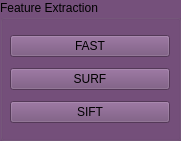
      <widget class="QGroupBox" name="FeatureExtraction">
       <property name="geometry">
        <rect>
         <x>40</x>
         <y>160</y>
         <width>181</width>
         <height>141</height>
        </rect>
       </property>
       <property name="palette">
        <palette>
         <active>
          <colorrole role="WindowText">
           <brush brushstyle="SolidPattern">
            <color alpha="255">
             <red>0</red>
             <green>0</green>
             <blue>0</blue>
            </color>
           </brush>
          </colorrole>
          <colorrole role="Button">
           <brush brushstyle="SolidPattern">
            <color alpha="255">
             <red>117</red>
             <green>80</green>
             <blue>123</blue>
            </color>
           </brush>
          </colorrole>
          <colorrole role="Light">
           <brush brushstyle="SolidPattern">
            <color alpha="255">
             <red>176</red>
             <green>120</green>
             <blue>185</blue>
            </color>
           </brush>
          </colorrole>
          <colorrole role="Midlight">
           <brush brushstyle="SolidPattern">
            <color alpha="255">
             <red>146</red>
             <green>100</green>
             <blue>154</blue>
            </color>
           </brush>
          </colorrole>
          <colorrole role="Dark">
           <brush brushstyle="SolidPattern">
            <color alpha="255">
             <red>58</red>
             <green>40</green>
             <blue>61</blue>
            </color>
           </brush>
          </colorrole>
          <colorrole role="Mid">
           <brush brushstyle="SolidPattern">
            <color alpha="255">
             <red>78</red>
             <green>53</green>
             <blue>82</blue>
            </color>
           </brush>
          </colorrole>
          <colorrole role="Text">
           <brush brushstyle="SolidPattern">
            <color alpha="255">
             <red>0</red>
             <green>0</green>
             <blue>0</blue>
            </color>
           </brush>
          </colorrole>
          <colorrole role="BrightText">
           <brush brushstyle="SolidPattern">
            <color alpha="255">
             <red>0</red>
             <green>0</green>
             <blue>0</blue>
            </color>
           </brush>
          </colorrole>
          <colorrole role="ButtonText">
           <brush brushstyle="SolidPattern">
            <color alpha="255">
             <red>0</red>
             <green>0</green>
             <blue>0</blue>
            </color>
           </brush>
          </colorrole>
          <colorrole role="Base">
           <brush brushstyle="SolidPattern">
            <color alpha="255">
             <red>173</red>
             <green>127</green>
             <blue>168</blue>
            </color>
           </brush>
          </colorrole>
          <colorrole role="Window">
           <brush brushstyle="SolidPattern">
            <color alpha="255">
             <red>117</red>
             <green>80</green>
             <blue>123</blue>
            </color>
           </brush>
          </colorrole>
          <colorrole role="Shadow">
           <brush brushstyle="SolidPattern">
            <color alpha="255">
             <red>0</red>
             <green>0</green>
             <blue>0</blue>
            </color>
           </brush>
          </colorrole>
          <colorrole role="AlternateBase">
           <brush brushstyle="SolidPattern">
            <color alpha="255">
             <red>58</red>
             <green>40</green>
             <blue>61</blue>
            </color>
           </brush>
          </colorrole>
          <colorrole role="ToolTipBase">
           <brush brushstyle="SolidPattern">
            <color alpha="255">
             <red>255</red>
             <green>255</green>
             <blue>220</blue>
            </color>
           </brush>
          </colorrole>
          <colorrole role="ToolTipText">
           <brush brushstyle="SolidPattern">
            <color alpha="255">
             <red>0</red>
             <green>0</green>
             <blue>0</blue>
            </color>
           </brush>
          </colorrole>
         </active>
         <inactive>
          <colorrole role="WindowText">
           <brush brushstyle="SolidPattern">
            <color alpha="255">
             <red>0</red>
             <green>0</green>
             <blue>0</blue>
            </color>
           </brush>
          </colorrole>
          <colorrole role="Button">
           <brush brushstyle="SolidPattern">
            <color alpha="255">
             <red>117</red>
             <green>80</green>
             <blue>123</blue>
            </color>
           </brush>
          </colorrole>
          <colorrole role="Light">
           <brush brushstyle="SolidPattern">
            <color alpha="255">
             <red>176</red>
             <green>120</green>
             <blue>185</blue>
            </color>
           </brush>
          </colorrole>
          <colorrole role="Midlight">
           <brush brushstyle="SolidPattern">
            <color alpha="255">
             <red>146</red>
             <green>100</green>
             <blue>154</blue>
            </color>
           </brush>
          </colorrole>
          <colorrole role="Dark">
           <brush brushstyle="SolidPattern">
            <color alpha="255">
             <red>58</red>
             <green>40</green>
             <blue>61</blue>
            </color>
           </brush>
          </colorrole>
          <colorrole role="Mid">
           <brush brushstyle="SolidPattern">
            <color alpha="255">
             <red>78</red>
             <green>53</green>
             <blue>82</blue>
            </color>
           </brush>
          </colorrole>
          <colorrole role="Text">
           <brush brushstyle="SolidPattern">
            <color alpha="255">
             <red>0</red>
             <green>0</green>
             <blue>0</blue>
            </color>
           </brush>
          </colorrole>
          <colorrole role="BrightText">
           <brush brushstyle="SolidPattern">
            <color alpha="255">
             <red>0</red>
             <green>0</green>
             <blue>0</blue>
            </color>
           </brush>
          </colorrole>
          <colorrole role="ButtonText">
           <brush brushstyle="SolidPattern">
            <color alpha="255">
             <red>0</red>
             <green>0</green>
             <blue>0</blue>
            </color>
           </brush>
          </colorrole>
          <colorrole role="Base">
           <brush brushstyle="SolidPattern">
            <color alpha="255">
             <red>173</red>
             <green>127</green>
             <blue>168</blue>
            </color>
           </brush>
          </colorrole>
          <colorrole role="Window">
           <brush brushstyle="SolidPattern">
            <color alpha="255">
             <red>117</red>
             <green>80</green>
             <blue>123</blue>
            </color>
           </brush>
          </colorrole>
          <colorrole role="Shadow">
           <brush brushstyle="SolidPattern">
            <color alpha="255">
             <red>0</red>
             <green>0</green>
             <blue>0</blue>
            </color>
           </brush>
          </colorrole>
          <colorrole role="AlternateBase">
           <brush brushstyle="SolidPattern">
            <color alpha="255">
             <red>58</red>
             <green>40</green>
             <blue>61</blue>
            </color>
           </brush>
          </colorrole>
          <colorrole role="ToolTipBase">
           <brush brushstyle="SolidPattern">
            <color alpha="255">
             <red>255</red>
             <green>255</green>
             <blue>220</blue>
            </color>
           </brush>
          </colorrole>
          <colorrole role="ToolTipText">
           <brush brushstyle="SolidPattern">
            <color alpha="255">
             <red>0</red>
             <green>0</green>
             <blue>0</blue>
            </color>
           </brush>
          </colorrole>
         </inactive>
         <disabled>
          <colorrole role="WindowText">
           <brush brushstyle="SolidPattern">
            <color alpha="255">
             <red>58</red>
             <green>40</green>
             <blue>61</blue>
            </color>
           </brush>
          </colorrole>
          <colorrole role="Button">
           <brush brushstyle="SolidPattern">
            <color alpha="255">
             <red>117</red>
             <green>80</green>
             <blue>123</blue>
            </color>
           </brush>
          </colorrole>
          <colorrole role="Light">
           <brush brushstyle="SolidPattern">
            <color alpha="255">
             <red>176</red>
             <green>120</green>
             <blue>185</blue>
            </color>
           </brush>
          </colorrole>
          <colorrole role="Midlight">
           <brush brushstyle="SolidPattern">
            <color alpha="255">
             <red>146</red>
             <green>100</green>
             <blue>154</blue>
            </color>
           </brush>
          </colorrole>
          <colorrole role="Dark">
           <brush brushstyle="SolidPattern">
            <color alpha="255">
             <red>58</red>
             <green>40</green>
             <blue>61</blue>
            </color>
           </brush>
          </colorrole>
          <colorrole role="Mid">
           <brush brushstyle="SolidPattern">
            <color alpha="255">
             <red>78</red>
             <green>53</green>
             <blue>82</blue>
            </color>
           </brush>
          </colorrole>
          <colorrole role="Text">
           <brush brushstyle="SolidPattern">
            <color alpha="255">
             <red>58</red>
             <green>40</green>
             <blue>61</blue>
            </color>
           </brush>
          </colorrole>
          <colorrole role="BrightText">
           <brush brushstyle="SolidPattern">
            <color alpha="255">
             <red>0</red>
             <green>0</green>
             <blue>0</blue>
            </color>
           </brush>
          </colorrole>
          <colorrole role="ButtonText">
           <brush brushstyle="SolidPattern">
            <color alpha="255">
             <red>58</red>
             <green>40</green>
             <blue>61</blue>
            </color>
           </brush>
          </colorrole>
          <colorrole role="Base">
           <brush brushstyle="SolidPattern">
            <color alpha="255">
             <red>117</red>
             <green>80</green>
             <blue>123</blue>
            </color>
           </brush>
          </colorrole>
          <colorrole role="Window">
           <brush brushstyle="SolidPattern">
            <color alpha="255">
             <red>117</red>
             <green>80</green>
             <blue>123</blue>
            </color>
           </brush>
          </colorrole>
          <colorrole role="Shadow">
           <brush brushstyle="SolidPattern">
            <color alpha="255">
             <red>0</red>
             <green>0</green>
             <blue>0</blue>
            </color>
           </brush>
          </colorrole>
          <colorrole role="AlternateBase">
           <brush brushstyle="SolidPattern">
            <color alpha="255">
             <red>117</red>
             <green>80</green>
             <blue>123</blue>
            </color>
           </brush>
          </colorrole>
          <colorrole role="ToolTipBase">
           <brush brushstyle="SolidPattern">
            <color alpha="255">
             <red>255</red>
             <green>255</green>
             <blue>220</blue>
            </color>
           </brush>
          </colorrole>
          <colorrole role="ToolTipText">
           <brush brushstyle="SolidPattern">
            <color alpha="255">
             <red>0</red>
             <green>0</green>
             <blue>0</blue>
            </color>
           </brush>
          </colorrole>
         </disabled>
        </palette>
       </property>
       <property name="title">
        <string>Feature Extraction</string>
       </property>
       <widget class="QWidget" name="verticalLayoutWidget_9">
        <property name="geometry">
         <rect>
          <x>10</x>
          <y>30</y>
          <width>160</width>
          <height>101</height>
         </rect>
        </property>
        <layout class="QVBoxLayout" name="verticalLayout_9">
         <item>
          <widget class="QPushButton" name="FASTButton">
           <property name="text">
            <string>FAST</string>
           </property>
          </widget>
         </item>
         <item>
          <widget class="QPushButton" name="SURFButton">
           <property name="text">
            <string>SURF</string>
           </property>
          </widget>
         </item>
         <item>
          <widget class="QPushButton" name="SIFTButton">
           <property name="text">
            <string>SIFT</string>
           </property>
          </widget>
         </item>
        </layout>
       </widget>
      </widget>
